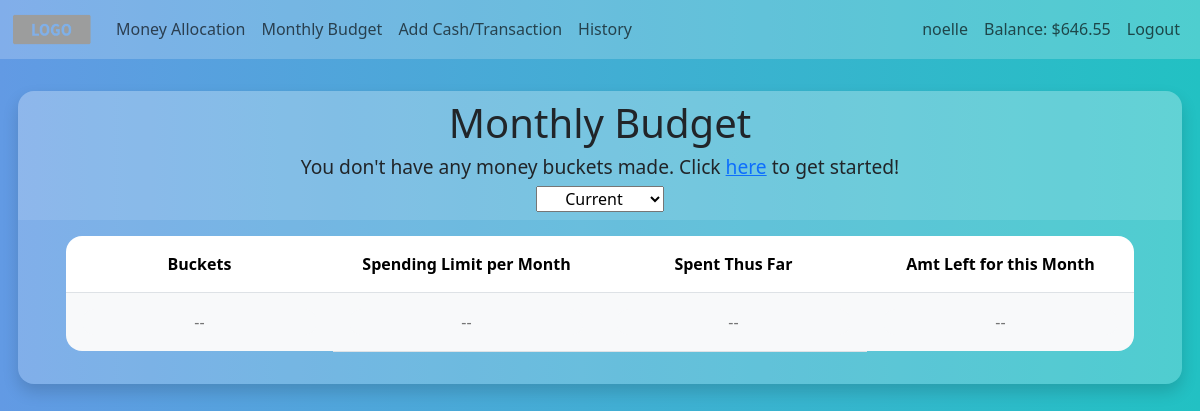
Before: /monthly (signed in) with the older database file.
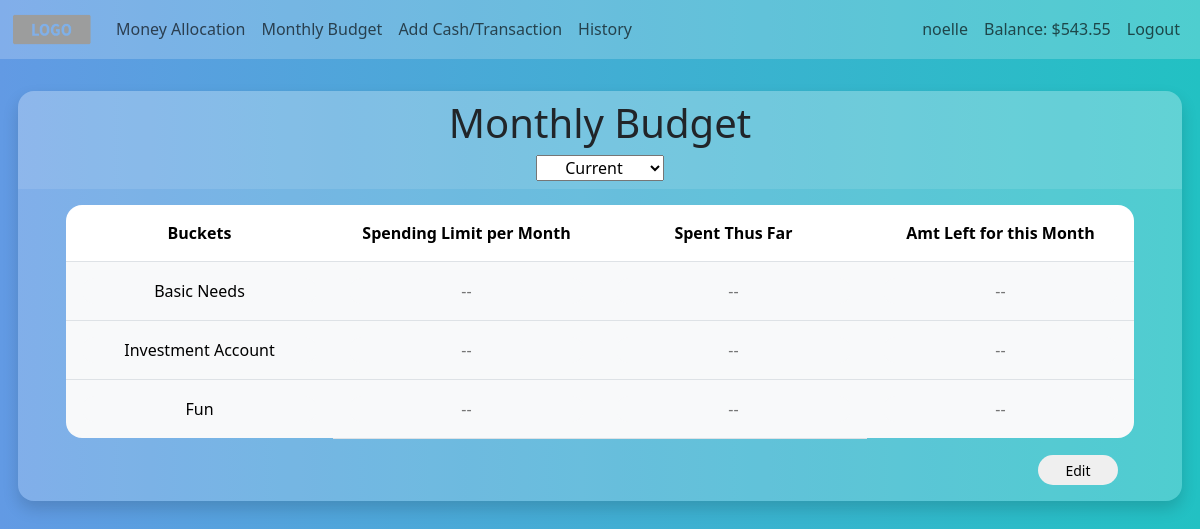
After: the same page with the newer database file.
### tables this page shows
CREATE TABLE buckets (
                                id INTEGER NOT NULL,
                                owner_id INTEGER NOT NULL,
                                index_num INTEGER NOT NULL,
                                name TEXT NOT NULL,
                                percent_allocation INTEGER NOT NULL,
                                month_limit NUMERIC,
                                FOREIGN KEY(owner_id) REFERENCES users(id),
                                PRIMARY KEY(id)
                              );

### app.py (the view)
@app.route("/monthly", methods=["GET", "POST"])
@login_required
def monthly():
    if request.method == "POST":
        data = request.get_json(silent=True)
        if data is not None:
            for bucket in data:
                db.execute("UPDATE buckets SET month_limit = ? WHERE name = ? AND owner_id = ?",
                    data[bucket][1],
                    data[bucket][0],
                    session["user_id"]
                )
        if data is not None:
            current_abbrev_month = datetime.now().strftime("%b")
            current_full_yr = datetime.now().strftime("%Y")
            recent_history = db.execute("SELECT month, year FROM budget_history WHERE month = ? AND year = ?", current_abbrev_month, current_full_yr)
            if recent_history:
                db.execute("DELETE FROM budget_history WHERE owner_id = ? AND month = ? AND year = ?",
                    session["user_id"],
                    current_abbrev_month,
                    current_full_yr
                )
                data_to_list = list(data.items())
                index = 0
                for bucket in data:
                    db.execute("INSERT INTO budget_history (owner_id, index_num, bucket_name, month_limit, month, year) VALUES (?, ?, ?, ?, ?, ?)",
                        session["user_id"],
                        index,
                        data[bucket][0],
                        data[bucket][1],
                        current_abbrev_month,
                        current_full_yr
                    )
                    index += 1
            else:
                data_to_list = list(data.items())
                index = 0
                for bucket in data:
                    db.execute("INSERT INTO budget_history (owner_id, index_num, bucket_name, month_limit, month, year) VALUES (?, ?, ?, ?, ?, ?)",
                        session["user_id"],
                        index,
                        data[bucket][0],
                        data[bucket][1],
                        current_abbrev_month,
                        current_full_yr
                    )
                    index += 1
        return redirect("/monthly")
    else:
        existing = db.execute("SELECT * FROM buckets WHERE owner_id = ?", session["user_id"])
        money = db.execute("SELECT money FROM users WHERE id = ?", session["user_id"])[0]["money"]
        transactions = db.execute("SELECT * FROM history WHERE owner_id = ?", session["user_id"])
        current_month = datetime.now().strftime("%m")
        current_yr = datetime.now().strftime("%y")
        expenses = {}
        for bucket in existing:
            expenses[bucket["name"]] = []
        for transaction in transactions:
            m = transaction["date"][:2]
            y = transaction["date"][-2:]
            if transaction["item_type"] != "Deposit" and transaction["bucket"] in expenses and m == current_month and y == current_yr:
                if len(expenses[transaction["bucket"]]) > 0:
                    expenses[transaction["bucket"]][0] += transaction["amt"]
                else:
                    expenses[transaction["bucket"]].append(transaction["amt"])
        with open('static/history.json', 'w') as file:
            json.dump(expenses, file)
        past_budget = db.execute("SELECT * FROM budget_history WHERE owner_id = ?", session["user_id"])
        past_dates = []
        for history in past_budget:
            date = f"{history['month']} {str(history['year'])}"
            if date not in past_dates and history['month'] != datetime.now().strftime("%b") and history['year'] != datetime.now().strftime("%Y"):
                past_dates.append(f"{history['month']} {str(history['year'])}")
        past_dates.reverse()
        if existing:
            return render_template("monthly.html",
                existing=existing,
                usd=usd,
                expenses=expenses,
                thousands=thousands,
                past_dates=past_dates
            )
        return render_template("monthly.html")

### app.py (called while the page is built)
@app.after_request
def after_request(response):
    response.headers["Cache-Control"] = "no-cache, no-store, must-revalidate"
    response.headers["Expires"] = 0
    response.headers["Pragma"] = "no-cache"
    return response

### helpers.py (called while the page is built)
def login_required(f):
    @wraps(f)
    def decorated_function(*args, **kwargs):
        if session.get("user_id") is None:
            return redirect("/login")
        return f(*args, **kwargs)
    return decorated_function

### templates/monthly.html (shortened to what this page needs)
{% extends "layout.html" %}
{% block main %}
<div class="monthly-ctnr">
	<div class="bucket-ctnr ctnr text-center shadow d-flex flex-column align-items-center">
		<div class="header bucket-header">
			<h1>Monthly Budget</h1>
			<h3 class="get-started">
				{% if not existing %}
					You don't have any money buckets made. Click <a href="/">here</a> to get started!
				{% endif %}
			</h3>
			<select name="dates" class="text-center dates">
				<option value="Current">Current</option>
			</select>
		</div>
		<form action="/monthly" method="post" class="bucket-form d-inline-block">
			<table class="table bucket-table">
				<thead class="bucket-head">
					<tr class="col-headers">
						<th>Buckets</th>
						<th>Spending Limit per Month</th>
						<th>Spent Thus Far</th>
						<th>Amt Left for this Month</th>
					</tr>
				</thead>
				<tbody class="bucket-body">
					{% if existing %}
						{% for bucket in existing %}
							<tr>
								<td><input class="bucket-input bucket-name saved" type="text" name="bucket" value="{{ bucket.name }}" readonly></td>
								{% if bucket.month_limit %}
									<td><input class="bucket-input limit saved int-only" type="text" inputmode="numeric" name="limit" placeholder="--" value="{{ thousands(bucket.month_limit) }}"></td>
								{% else %}
									<td><input class="bucket-input limit saved int-only" type="text" inputmode="numeric" name="limit" placeholder="--"></td>
								{% endif %}
								{% if bucket.month_limit and expenses[bucket.name][0] %}
									<td><input class="spending saved" type="text" name="spending" placeholder="--" value="{{ usd(expenses[bucket.name][0]) }}" readonly></td>
									<td><input class="remaining saved existing" type="text" name="remaining" value="{{ usd(bucket.month_limit - expenses[bucket.name][0]) }}" readonly></td>
								{% elif bucket.month_limit %}
									<td><input class="spending saved" type="text" name="spending" placeholder="--" value="{{ usd(0) }}" readonly></td>
									<td><input class="remaining saved existing" type="text" name="remaining" value="{{ usd(bucket.month_limit) }}" readonly></td>
								{% else %}
									<td><input class="spending saved" type="text" name="spending" placeholder="--" readonly></td>
									<td><input class="remaining saved" type="text" name="remaining" placeholder="--" readonly></td>
								{% endif %}
							</tr>
						{% endfor%}
					{% else %}
						<tr class="empty-row">
							<td><input class="bucket-input bucket-name saved" type="text" name="bucket" placeholder="--" readonly></td>
							<td><input class="bucket-input limit saved int-only" type="text" inputmode="numeric" name="limit" placeholder="--"></td>
							<td><input class="spending saved" type="text" name="spending" placeholder="--" readonly></td>
							<td><input class="remaining saved" type="text" name="remaining" placeholder="--" readonly></td>
						</tr>
					{% endif %}
				</tbody>
			</table>
			{% if existing %}
			<div class="btns-ctnr">
				<div class="first-layer-btns">
					<button class="bucket-btn edit-btn">Edit</button>
				</div>
			</div>
			{% endif %}
		</form>
	</div>
</div>
{% endblock %}

### templates/layout.html (shortened to what this page needs)
<!DOCTYPE html>
<html lang="en">
    <head>
        <link href="https://cdn.jsdelivr.net/npm/bootstrap@5.3.2/dist/css/bootstrap.min.css" rel="stylesheet">
        <link href="/static/styles.css" rel="stylesheet">
    </head>
    <body>
        <nav class="navbar navbar-expand-lg">
            <div class="container-fluid">
              <a class="navbar-brand" href="#">
                <img class="logo" src="static/img/placeholder-logo.png">
              </a>
              <div class="collapse navbar-collapse" id="navbarNavAltMarkup">
                {% if session["user_id"] %}
                  <div class="navbar-nav">
                    <a class="nav-link" aria-current="page" href="/">Money Allocation</a>
                    <a class="nav-link" href="/monthly">Monthly Budget</a>
                    <a class="nav-link" href="/transaction">Add Cash/Transaction</a>
                    <a class="nav-link" href="/history">History</a>
                  </div>
                  <div class="navbar-nav ms-auto">
                    <a class="nav-link username" href="#">{{ session["username"] }}</a>
                    <a class="nav-link balance" href="#">Balance: <span class="balance-amt">{{ session["balance"] }}</span></a>
                    <a class="nav-link" href="/logout">Logout</a>
                </div>
                {% else %}
                  <div class="navbar-nav ms-auto">
                      <a class="nav-link" href="/register">Register</a>
                      <a class="nav-link" href="/login">Login</a>
                  </div>
                {% endif %}
              </div>
            </div>
        </nav>
        <main class="m-top">
          {% block main %}{% endblock %}
        </main>
    </body>
</html>

Changed rows visible on the page:
added buckets: bucket "Basic Needs"
added buckets: bucket "Investment Account"
added buckets: bucket "Fun"
Other visible differences:
{{ session["balance"] }}: "$646.55" → "$543.55"
text no longer shown: "You don't have any money buckets made. Click here to get started!"
text now shown: "Edit"
